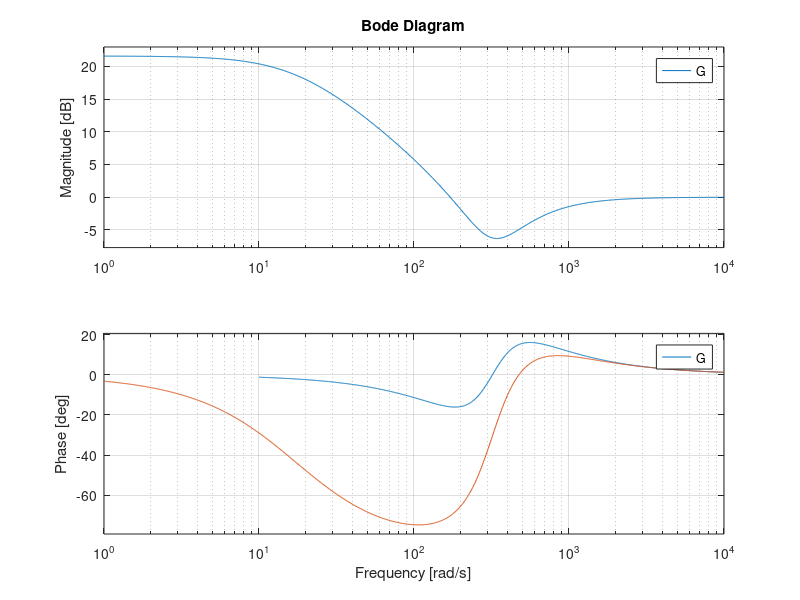

Write MATLAB code to recreate this figure.
clc, clear
close all

e = 0.566315961;
T = 499.99775130;
f1 = 320.6384535;
f2 = 92.53771513;

G = tf([1, e * T, f1 * f1], [1, T, f1 * f1]);
bode(G);
grid on
hold on
G = tf([1, e * T, f1 * f1], [1, T, f2 * f2]);
bode(G);
